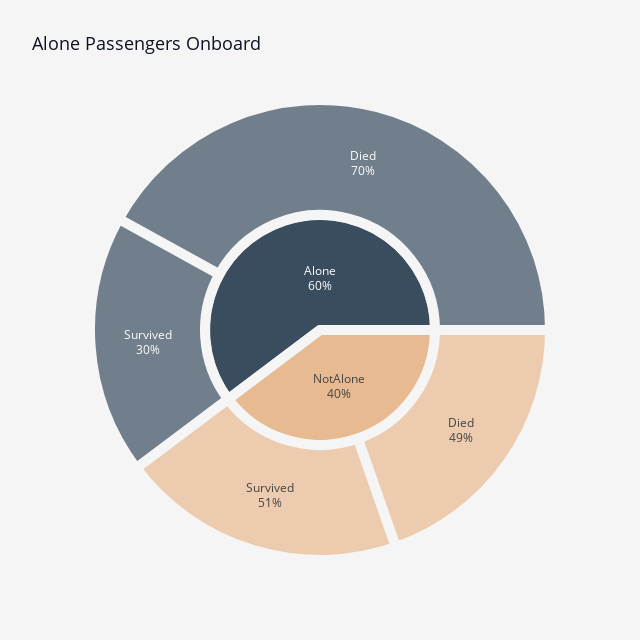

Source (notebook cell):
### Code cell
df["Survived"] = df["Survived"].map({1: "Survived", 0: "Died"})
df["IsAlone"] = df["IsAlone"].map({True: "Alone", False: "NotAlone"})

fig = px.sunburst(
    data_frame=df,
    title="Alone Passengers Onboard",
    path=["IsAlone", "Survived"],
    color_discrete_sequence=["#394d5f", "#e8ba91"],
    height=640,
    width=640,
)
fig.update_traces(
    textinfo="label+percent parent",
    insidetextorientation="horizontal",
    marker_line_width=10,
    marker_line_color=BACKGROUND_COLOR,
)
fig.update_layout(
    font_color=FONT_COLOR,
    title_font_size=18,
    plot_bgcolor=BACKGROUND_COLOR,
    paper_bgcolor=BACKGROUND_COLOR,
)
fig.show()

### Figure 1 — Plotly figure (JSON) as saved in the notebook; plotly's stock layout.template omitted (floating-point values rounded to 4 significant figures)
{"data": [{"branchvalues": "total", "domain": {"x": [0, 1], "y": [0, 1]}, "hovertemplate": "labels=%{label}<br>count=%{value}<br>parent=%{parent}<br>id=%{id}<extra></extra>", "ids": ["Alone/Died", "NotAlone/Died", "Alone/Survived", "NotAlone/Survived", "Alone", "NotAlone"], "insidetextorientation": "horizontal", "labels": ["Died", "Died", "Survived", "Survived", "Alone", "NotAlone"], "marker": {"line": {"color": "#F6F5F5", "width": 10}}, "name": "", "parents": ["Alone", "NotAlone", "Alone", "NotAlone", "", ""], "textinfo": "label+percent parent", "type": "sunburst", "values": [374, 175, 163, 179, 537, 354]}], "layout": {"font": {"color": "#0b1320"}, "height": 640, "legend": {"tracegroupgap": 0}, "paper_bgcolor": "#F6F5F5", "plot_bgcolor": "#F6F5F5", "sunburstcolorway": ["#394d5f", "#e8ba91"], "title": {"font": {"size": 18}, "text": "Alone Passengers Onboard"}, "width": 640}}
